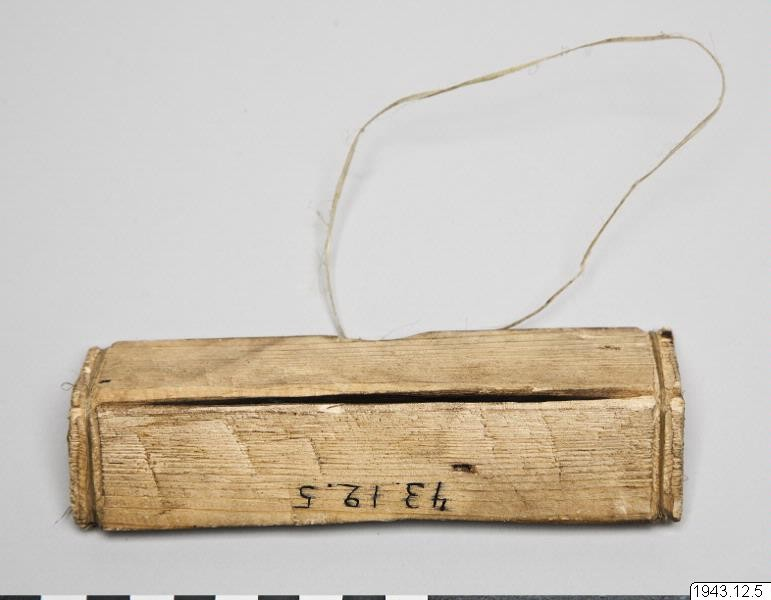
#> input picture arc/1/img/1/11-1.jpg, 771 x 600 px
$ python -i frame.py   (imports and definitions only)
#> lines starting #> are read from the running program, lines starting #| are printed output that depends on the picture
#> further down, picture is the input picture: PIL image 771x600 RGB; mean R, G, B 203, 195.5, 185
"""Draw one frame of a plan shot with PIL, laid out as ArcV (same boxes from layout.py, same themes), for the
framing preview. Text uses a local Japanese font (Noto CJK / IPAGothic when present), so glyph shapes differ a
little from the video; positions, picture regions, rings, zooms and drifts are exact."""
import os
from PIL import Image, ImageDraw, ImageFilter, ImageFont, ImageEnhance

THEMES = {   # colours of src/arc/ArcV.tsx THEMES
    'warm': dict(bg=(27, 20, 16), bar=(233, 190, 134), label=(240, 201, 149), title=(255, 246, 230), sub=(255, 250, 240),
                 credit=(235, 225, 212), ring=(242, 192, 112), frame=(240, 201, 149), mat=0, backdrop=True),
    'paper': dict(bg=(239, 229, 207), bar=(168, 67, 42), label=(156, 63, 38), title=(43, 29, 18), sub=(36, 24, 15),
                  credit=(80, 62, 45), ring=(192, 57, 43), frame=(200, 190, 170), mat=12, backdrop=False, wash=0.3),
    'horror': dict(bg=(10, 5, 5), bar=(193, 18, 31), label=(181, 172, 166), title=(244, 238, 232), sub=(255, 255, 255),
                   credit=(150, 144, 140), ring=(255, 42, 42), frame=(90, 90, 90), mat=0, backdrop=True, dark=0.3, grade=(0.5, 0.8), outline=5),
    'classic': dict(bg=(33, 26, 24), bar=(233, 190, 134), label=(239, 195, 145), title=(251, 246, 234), sub=(255, 253, 245),
                    credit=(214, 205, 200), ring=(230, 180, 110), frame=(214, 190, 156), mat=0, backdrop=False),
}
FONTS = ['/usr/share/fonts/opentype/noto/NotoSansCJK-Regular.ttc', '/usr/share/fonts/truetype/ipafont-gothic/ipag.ttf',
         '/usr/share/fonts/opentype/ipafont-gothic/ipag.ttf', '/usr/share/fonts/truetype/wqy/wqy-zenhei.ttc']
_fonts = {}


# [5 lines left out: function font, not called in this run]


def ease(x):
    p = min(1, max(0, x)); return 4 * p ** 3 if p < 0.5 else 1 - (-2 * p + 2) ** 3 / 2


# [14 lines left out: function view_at, not called in this run]


def backdrop(src, dark=0.55, colour=1.45):
    """The picture blurred and darkened, covering the frame (warm theme; darker and paler for horror)."""
#> called with dark = 0.55, colour = 1.45
    w, h = src.size; c = max(1080 / w, 1920 / h) * 1.25
#> after `w, h = src.size`: w = 771; h = 600
#> after `c = max(1080 / w, 1920 / h) * 1.25`: c = 4
    im = src.resize((max(1, round(w * c / 8)), max(1, round(h * c / 8)))).filter(ImageFilter.GaussianBlur(5))
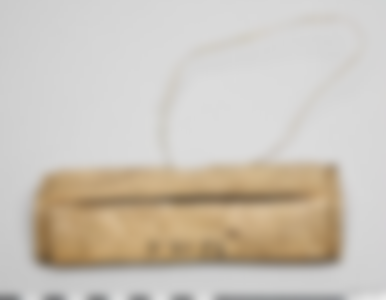
#> im: PIL image 386x300 RGB; mean R, G, B 202.9, 195.4, 184.8
    im = im.resize((round(w * c), round(h * c)))
#> im: PIL image 3084x2400 RGB
    im = im.crop(((im.width - 1080) // 2, (im.height - 1920) // 2, (im.width - 1080) // 2 + 1080, (im.height - 1920) // 2 + 1920))
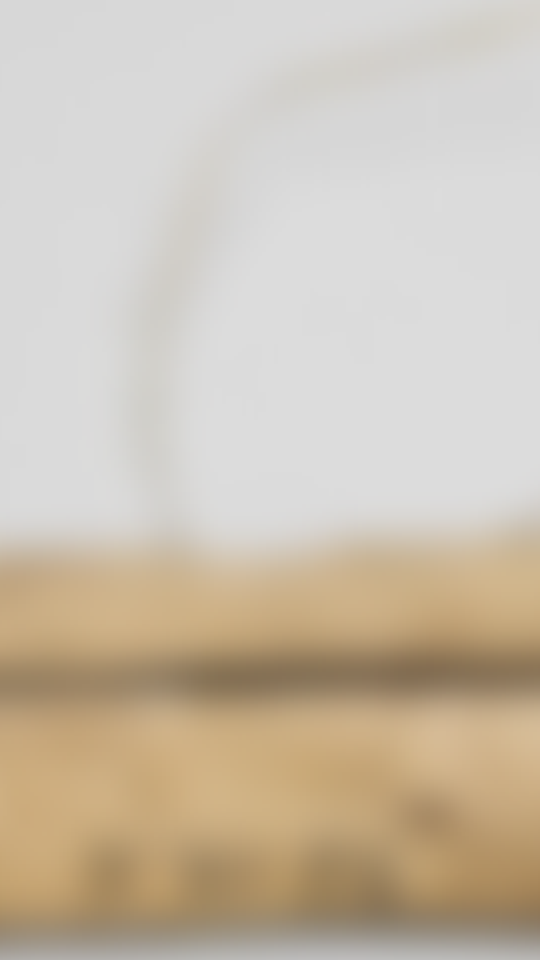
#> im: PIL image 1080x1920 RGB (shown at 1/2 size); mean R, G, B 202.8, 191.5, 175.1
    return ImageEnhance.Brightness(ImageEnhance.Color(im).enhance(colour)).enhance(dark)
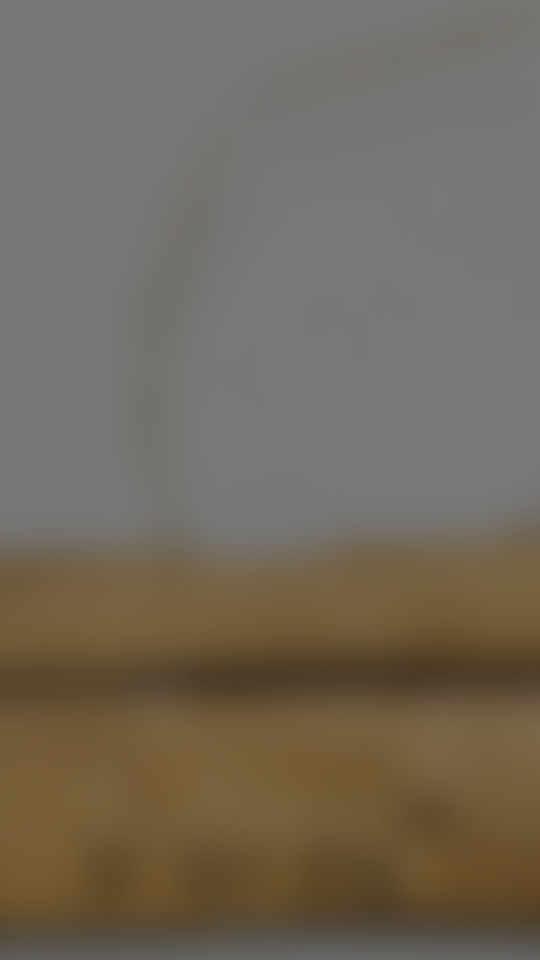
#> returned value: PIL image 1080x1920 RGB (shown at 1/2 size); mean R, G, B 113.4, 104.4, 91.3


# [5 lines left out: function cover, not called in this run]


def graded(im, th):
    g = th.get('grade')
    return ImageEnhance.Brightness(ImageEnhance.Color(im).enhance(g[0])).enhance(g[1]) if g else im


# [86 lines left out: functions draw_intro, draw, not called in this run]

>>> from PIL import Image
>>> picture = Image.open('../../arc/1/img/1/11-1.jpg')
>>> result = backdrop(picture)

$ run again, on arc/1/img/1/16-2.jpg
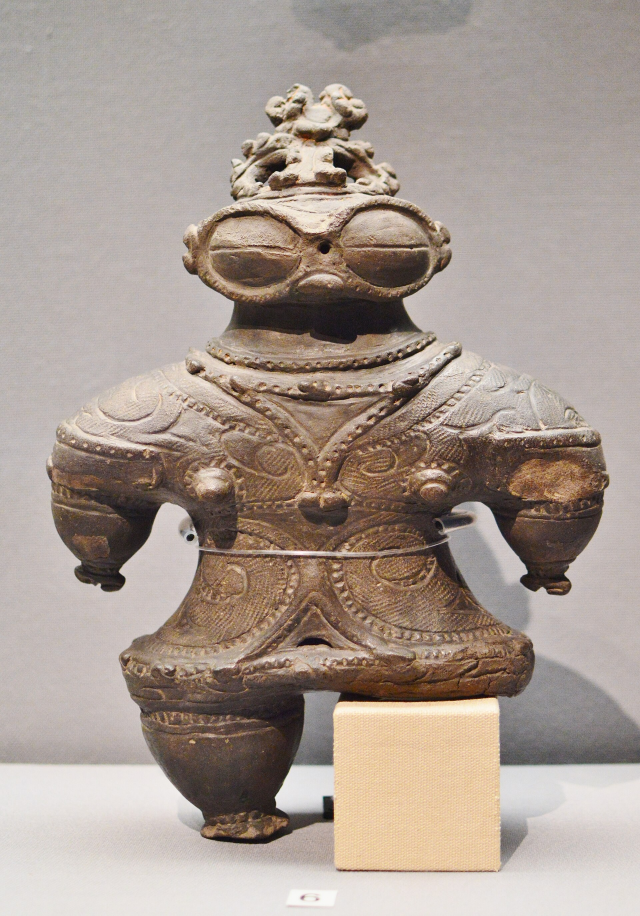
#> input picture arc/1/img/1/16-2.jpg, 1920 x 2746 px (shown at 1/3 size)
#> picture is the input picture: PIL image 1920x2746 RGB; mean R, G, B 167.3, 153.8, 144.8
#> in backdrop, `im = im.crop(((im.width - 1080) // 2, (im.height - 1920) // 2, (im.wid..`:
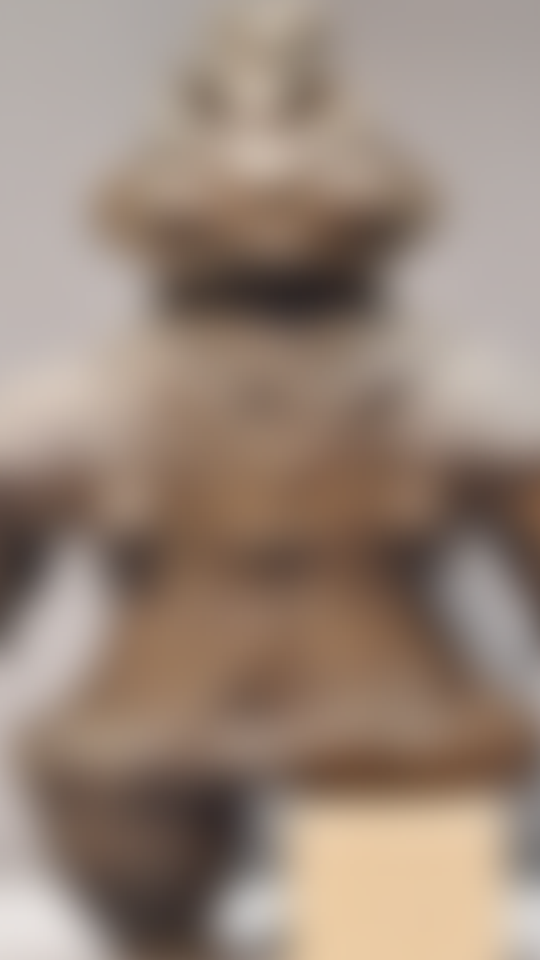
#> im: PIL image 1080x1920 RGB (shown at 1/2 size); mean R, G, B 153.1, 135, 121.9
#> in backdrop, `return ImageEnhance.Brightness(ImageEnhance.Color(im).enhance(colour))..`:
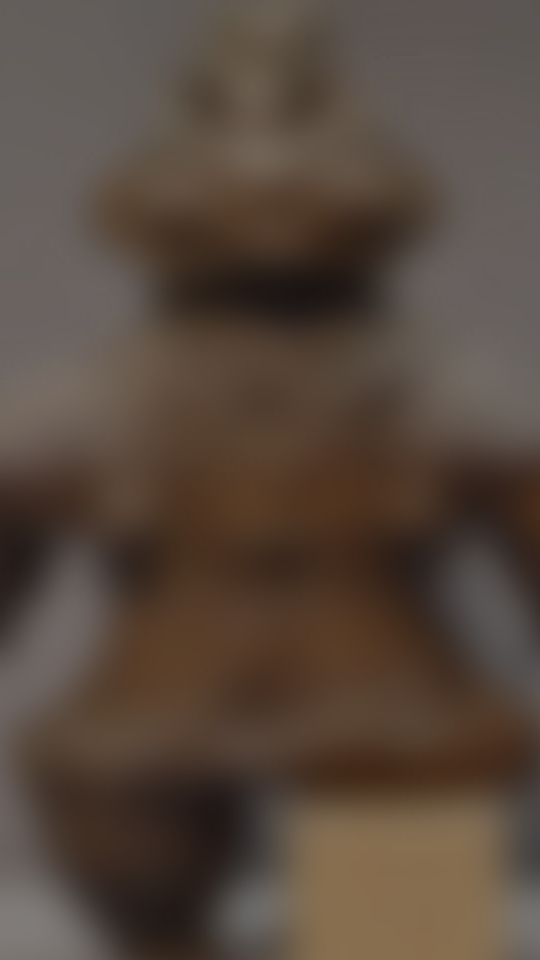
#> returned value: PIL image 1080x1920 RGB (shown at 1/2 size); mean R, G, B 87, 72.5, 62.1

$ run again, on arc/1/img/1/17-1.jpg
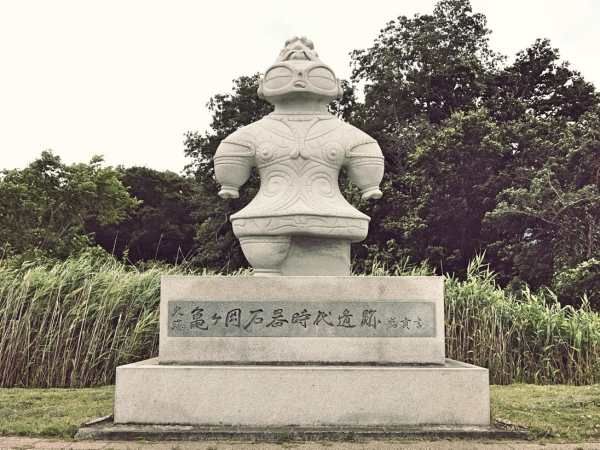
#> input picture arc/1/img/1/17-1.jpg, 1200 x 899 px (shown at 1/2 size)
#> picture is the input picture: PIL image 1200x899 RGB; mean R, G, B 153.2, 146.8, 134.1
#> in backdrop, `im = im.crop(((im.width - 1080) // 2, (im.height - 1920) // 2, (im.wid..`:
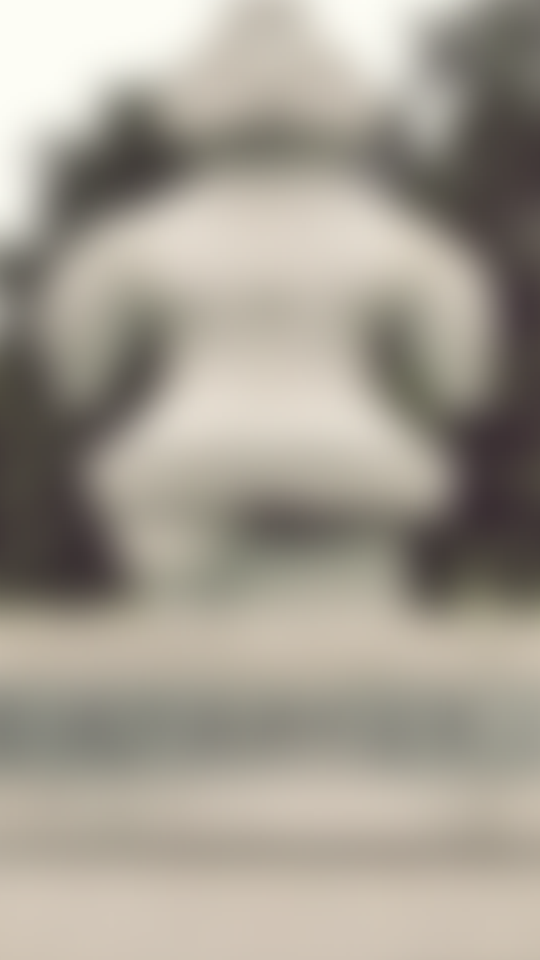
#> im: PIL image 1080x1920 RGB (shown at 1/2 size); mean R, G, B 164.6, 158.1, 146.6
#> in backdrop, `return ImageEnhance.Brightness(ImageEnhance.Color(im).enhance(colour))..`:
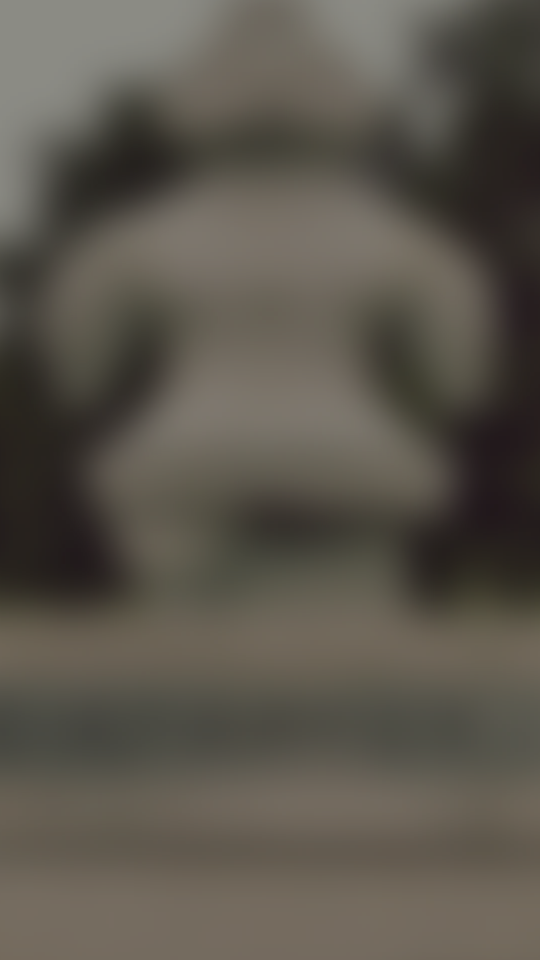
#> returned value: PIL image 1080x1920 RGB (shown at 1/2 size); mean R, G, B 91.2, 86.2, 76.9

$ run again, on arc/1/img/1/17-3.jpg
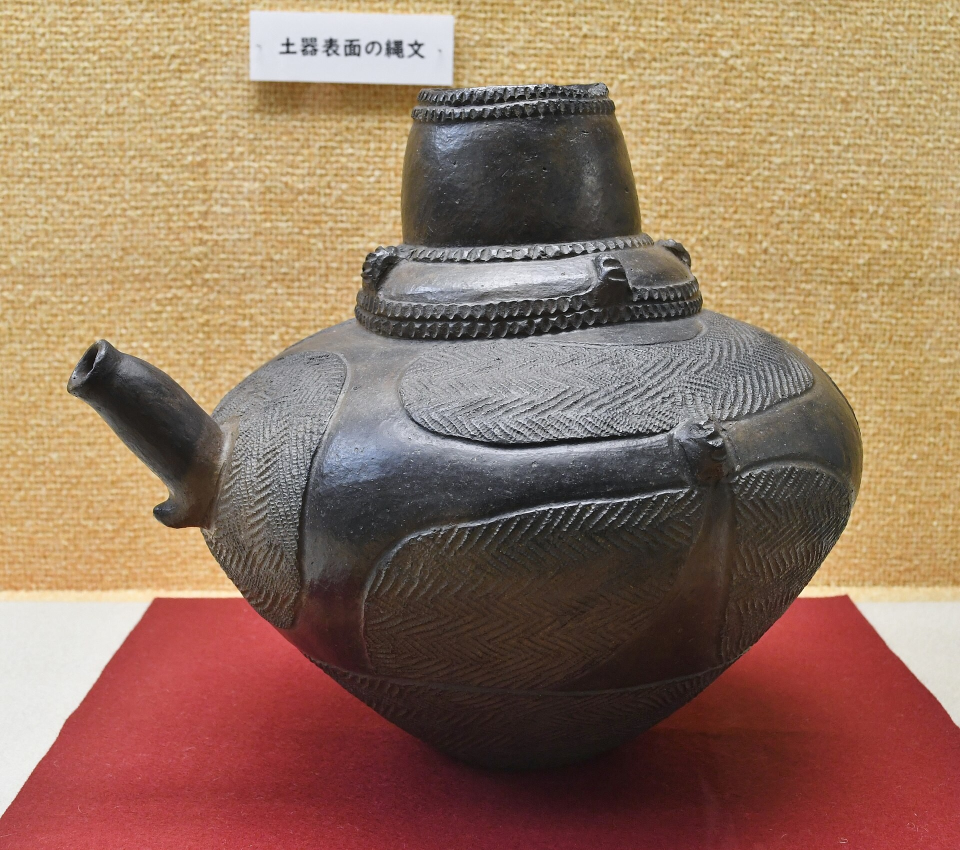
#> input picture arc/1/img/1/17-3.jpg, 1920 x 1700 px (shown at 1/2 size)
#> picture is the input picture: PIL image 1920x1700 RGB; mean R, G, B 148, 117.4, 96.4
#> in backdrop, `im = im.crop(((im.width - 1080) // 2, (im.height - 1920) // 2, (im.wid..`:
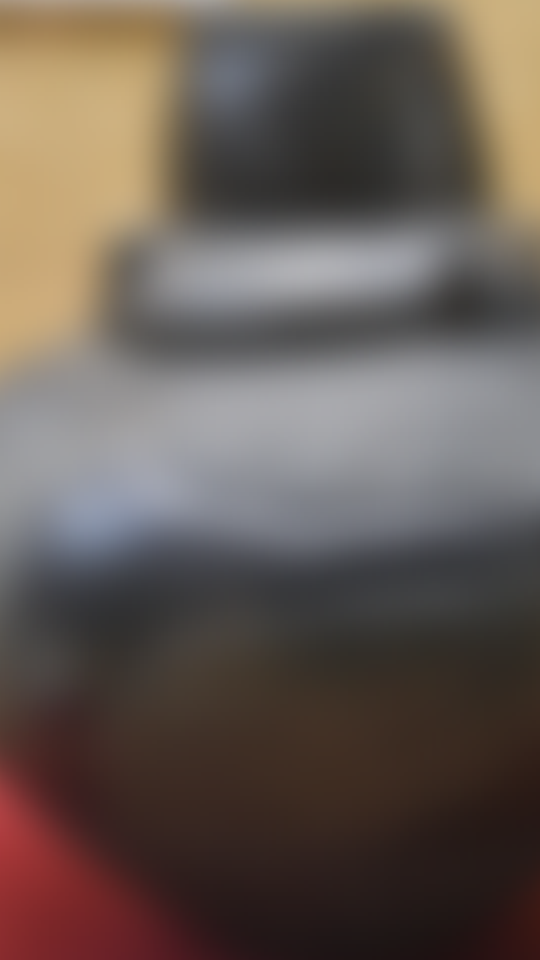
#> im: PIL image 1080x1920 RGB (shown at 1/2 size); mean R, G, B 102.2, 91, 84.3
#> in backdrop, `return ImageEnhance.Brightness(ImageEnhance.Color(im).enhance(colour))..`:
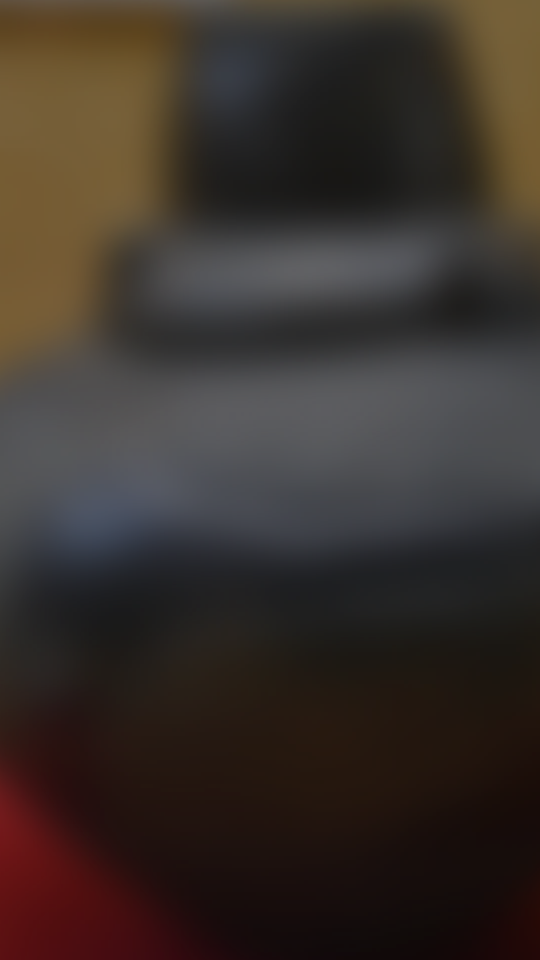
#> returned value: PIL image 1080x1920 RGB (shown at 1/2 size); mean R, G, B 57.7, 48.8, 43.4
